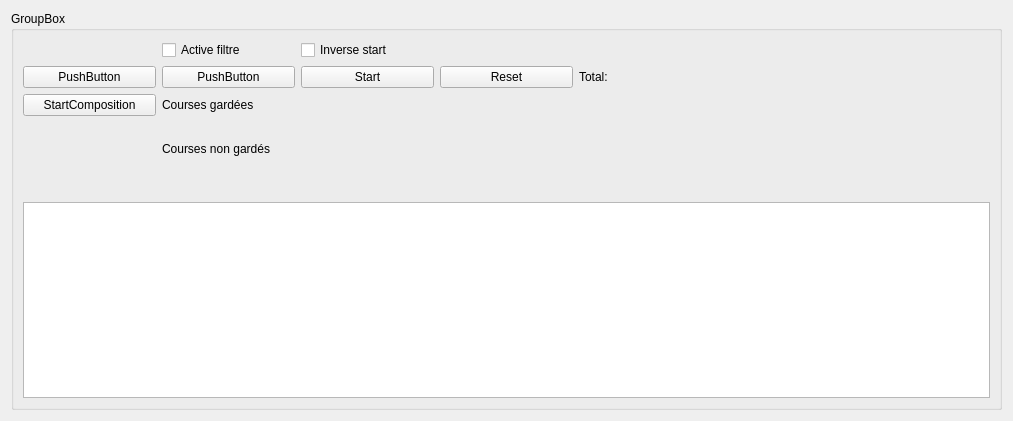
<?xml version="1.0" encoding="UTF-8"?>
<ui version="4.0">
 <class>StatArray</class>
 <widget class="QWidget" name="StatArray">
  <property name="geometry">
   <rect>
    <x>0</x>
    <y>0</y>
    <width>1013</width>
    <height>421</height>
   </rect>
  </property>
  <property name="windowTitle">
   <string>Form</string>
  </property>
  <layout class="QVBoxLayout" name="verticalLayout_2">
   <item>
    <widget class="QGroupBox" name="m_statGroupBox">
     <property name="title">
      <string>GroupBox</string>
     </property>
     <layout class="QGridLayout" name="gridLayout_2">
      <item row="1" column="2">
       <widget class="QPushButton" name="m_start">
        <property name="text">
         <string>Start</string>
        </property>
       </widget>
      </item>
      <item row="1" column="1">
       <widget class="QPushButton" name="m_changeStatBtn2">
        <property name="text">
         <string>PushButton</string>
        </property>
       </widget>
      </item>
      <item row="1" column="3">
       <widget class="QPushButton" name="m_reset">
        <property name="text">
         <string>Reset</string>
        </property>
       </widget>
      </item>
      <item row="4" column="1">
       <widget class="QLabel" name="m_compositionNoKeepLabel">
        <property name="text">
         <string>Courses non gardés</string>
        </property>
       </widget>
      </item>
      <item row="1" column="0">
       <widget class="QPushButton" name="m_changeStatBtn">
        <property name="text">
         <string>PushButton</string>
        </property>
       </widget>
      </item>
      <item row="4" column="3">
       <widget class="QLabel" name="m_compositionNoNumbers">
        <property name="text">
         <string/>
        </property>
       </widget>
      </item>
      <item row="2" column="2">
       <widget class="QLabel" name="m_compositionKeepInfo">
        <property name="text">
         <string/>
        </property>
       </widget>
      </item>
      <item row="1" column="5">
       <widget class="QLabel" name="m_total">
        <property name="text">
         <string/>
        </property>
       </widget>
      </item>
      <item row="4" column="4" colspan="3">
       <widget class="QLabel" name="m_compositionNoDetails">
        <property name="text">
         <string/>
        </property>
       </widget>
      </item>
      <item row="0" column="1">
       <widget class="QCheckBox" name="m_activeSecondFilter">
        <property name="text">
         <string>Active filtre</string>
        </property>
       </widget>
      </item>
      <item row="10" column="0" colspan="7">
       <widget class="QTableView" name="m_statDatas"/>
      </item>
      <item row="4" column="2">
       <widget class="QLabel" name="m_compositionNoKeepInfos">
        <property name="text">
         <string/>
        </property>
       </widget>
      </item>
      <item row="2" column="0">
       <widget class="QPushButton" name="m_startCompo">
        <property name="text">
         <string>StartComposition</string>
        </property>
       </widget>
      </item>
      <item row="1" column="4">
       <widget class="QLabel" name="m_totalLabel">
        <property name="text">
         <string>Total: </string>
        </property>
       </widget>
      </item>
      <item row="3" column="0" colspan="7">
       <widget class="QLabel" name="m_compositionDetails">
        <property name="text">
         <string/>
        </property>
        <property name="wordWrap">
         <bool>true</bool>
        </property>
       </widget>
      </item>
      <item row="2" column="1">
       <widget class="QLabel" name="m_compositionKeepLabel">
        <property name="text">
         <string>Courses gardées</string>
        </property>
        <property name="wordWrap">
         <bool>true</bool>
        </property>
       </widget>
      </item>
      <item row="2" column="3">
       <widget class="QLabel" name="m_compositionNumber">
        <property name="text">
         <string/>
        </property>
       </widget>
      </item>
      <item row="0" column="2">
       <widget class="QCheckBox" name="m_subFilterType">
        <property name="text">
         <string>Inverse start</string>
        </property>
       </widget>
      </item>
      <item row="6" column="0" colspan="7">
       <widget class="QLabel" name="m_removedApparition">
        <property name="text">
         <string/>
        </property>
        <property name="wordWrap">
         <bool>true</bool>
        </property>
       </widget>
      </item>
      <item row="5" column="0" colspan="7">
       <widget class="QLabel" name="m_numberDetailRemoved">
        <property name="text">
         <string/>
        </property>
        <property name="wordWrap">
         <bool>true</bool>
        </property>
       </widget>
      </item>
     </layout>
    </widget>
   </item>
  </layout>
 </widget>
 <resources/>
 <connections/>
</ui>
